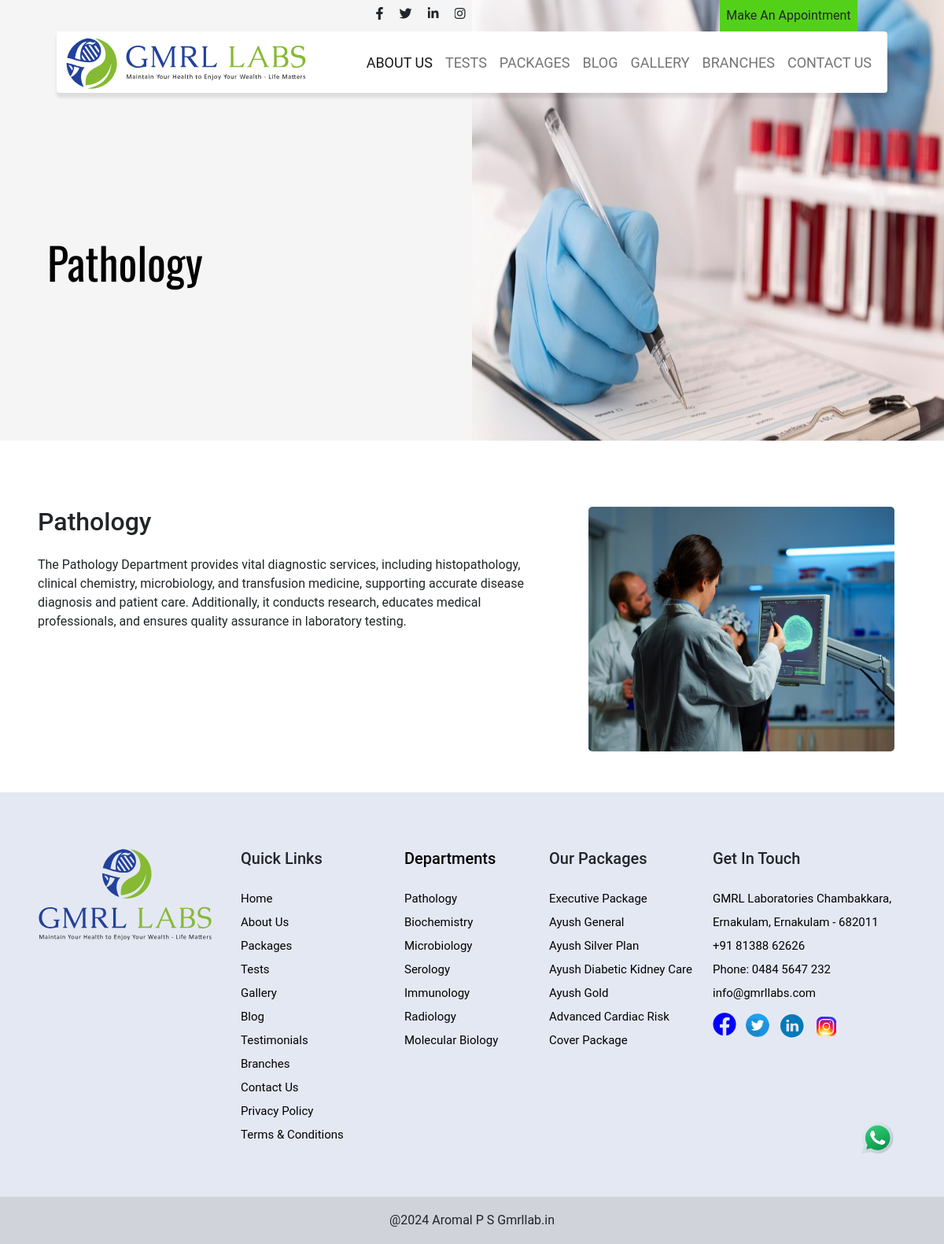
The page /frondpage/dep_detail/1 on the database its author committed.
### frondpage/models.py (models this page shows, shortened)
class Departments(models.Model):
    dep_name=models.CharField(max_length=150,unique=True)
    dep_image=models.ImageField(upload_to='department/')
    dep_decrption=models.TextField()
    dep_detail_banner=models.ImageField(upload_to='departmentbanner/')

class TestPackage(models.Model):
    package_name = models.CharField(max_length=200, unique=True)
    price = models.DecimalField(max_digits=10, decimal_places=2)
    image = models.ImageField(upload_to='testpackage')
    tests = models.TextField(help_text='Enter test names separated by commas')
    description=models.TextField()

### frondpage/views.py (the view)
# urls.py: path('dep_detail/<int:id>',views.Each_dep_detail,name='E_dep_detail'),
def Each_dep_detail(req,id):
    dep_detail=Departments.objects.get(id=id)
    return render(req,"each_dep_details.html",{'dep_detail':dep_detail})

### labapp/context_processors.py (called while the page is built)
def Testpackages(req):
    test_packages=TestPackage.objects.all()
    return dict(test_packages=test_packages)

def Test(req):
    test=Tests.objects.all()
    return dict(test=test)

def Ourtests(req):
    ourtests=Our_Tests.objects.all()
    return dict(ourtests=ourtests)

def Ourtestinomial(req):
    testinomial=OurTestinomials.objects.all()
    return dict(testinomial=testinomial)

def Department(req):
    dept=Departments.objects.all()
    return dict(dept=dept)

def NewsandEvent(req):
    news=News_and_events.objects.all()
    return dict(news=news)

def Blog(req):
    blog=Blogs.objects.all()
    return dict(blog=blog)

def Blog_detail(req):
    blog_detail=Blog_details.objects.all()
    return dict(blog_detail=blog_detail)

def Gallerys (req):
    gallery=Gallery.objects.all()
    return dict(gallery=gallery)

def Branch(req):
    branch=Branches.objects.all()
    return dict(branch=branch)

def Privacyandpolicy(req):
    privacy=Privacy.objects.all()
    return dict(privacy=privacy)

def TermsandCondition(req):
    terms=TermsandConditions.objects.all()
    return dict(terms=terms)

def About(req):
    about=AboutUs.objects.all()
    return dict(about=about)

### templates/each_dep_details.html (shortened to what this page needs)
{% extends "base.html" %}
{% load static %}
{% block content %}
<div class=" main1 main1_package overflow-hidden">
    <div class="container-fluid  p-0 ">
        <div class="row main_row ">
            <div class="col-12 page_package w-100">
                <div class="row w-100 p-0 m-0">
                    <div class="col-md-6 col-12  package_col1 p-0">
                        <div class="package_text2 overflow-hidden">
                            {{dep_detail.dep_name}}
                        </div>
                    </div>
                    <div class="col-md-6 col-12  package_image p-0">
                        <img src="{% static './image/package.jpg' %}" class="d-block w-100" alt="...">
                    </div>
                </div>
            </div>
        </div>
    </div>
</div>
<div class="   pb-5 blog_ditails">
    <div class="container-fluid  main2_contain ">
        <div class="row main2_row1 overflow-hidden">
            <div class="col-md-7 col-12 main2_column2  my-1 ps-5 overflow-hidden">
                <p class="h2">
                    {{ dep_detail.dep_name }}
                </p>
                <p class="pt-3 ">
                    {{ dep_detail.dep_decrption }}
                </p>
            </div>
            <div class="col-md-5 col-12 main2_column1 p-0 my-1  overflow-hidden">
                <div class="row">
                    <div class="col-12 ">
                        <div class="blog_detail_image overflow-hidden ms-md-5 ms-0">
                            <img src="{{ dep_detail.dep_detail_banner.url }}" alt="">
                        </div>
                    </div>
                </div>
            </div>
        </div>
    </div>
</div>
{% endblock %}

### templates/nav_and_footer/footer.html (shortened to what this page needs)
{% load static %}
<div class="footer  pt-2">
    <div class="container footer_contain pt-5">
        <div class="row footer_row1 mx-auto pt-3">
            <div class="col-lg-3 mb-lg-0 mb-5 text-lg-none text-center  footer_col1">
                <img src="{% static './icons/gmrl-footer-logo.svg' %}" alt="" width="220">
            </div>
            <div class="footercolum1 col-6  col-lg-2 col-md-5 ps-lg-0 ps-5">
                <h5 class="pb-3">Quick Links</h5>
                <ul class="p-0">
                    <a href="{% url 'home' %}">
                        <li>Home</li>
                    </a>
                    <a href="{% url 'aboutus' %}">
                        <li>About Us</li>
                    </a>
                    <a href="{% url 'package' %}">
                        <li>Packages</li>
                    </a>
                    <a href="{% url 'frond:tests' %}">
                        <li>Tests</li>
                    </a>
                    <a href="{% url 'gallery' %}">
                        <li>Gallery</li>
                    </a>
                    <a href="{% url 'blog' %}">
                        <li>Blog</li>
                    </a>
                    <a href="#">
                        <li>Testimonials</li>
                    </a>
                    <a href="{% url 'branch' %}">
                        <li>Branches</li>
                    </a>
                    <a href="{% url 'form:contactform' %}">
                        <li>Contact Us</li>
                    </a>
                    <a href="{% url 'frond:privacy' %}">
                        <li>Privacy Policy</li>
                    </a>
                    <a href="{% url 'frond:terms' %}">
                        <li>Terms & Conditions</li>
                    </a>
                </ul>
            </div>
            <div class="footercolum2 col-6 col-lg-2 col-md-5  ">
                <h5 class="pb-3"><a href="{% url 'frond:dep_detail' %}">Departments</a></h5>
                <ul class="p-0">
                    {% for i in dept %}
                    <a href="{% url 'frond:E_dep_detail' i.id %}">
                        <li> {{i.dep_name}}</li>
                    </a>
                    {% endfor %}
                </ul>
            </div>
            <div class="footercolum3 col-6 col-lg-2 col-md-5 ps-lg-0 ps-5">
                <h5 class="pb-3">Our Packages</h5>
                <ul class="p-0">
                    {% for i in test_packages %}
                    <a href="{% url 'frond:detailpackage'  i.id %}">
                        <li>{{i.package_name}}</li>
                    </a>
                    {% endfor %}
                </ul>
            </div>
            <div class="footercolum4 col-6 col-lg-3 col-md-5 ">
                <h5 class="pb-3">Get In Touch</h5>
                <ul class="p-0">
                    <a href="{% url 'form:contactform' %}">
                        <li> GMRL Laboratories Chambakkara, Ernakulam, Ernakulam - 682011</li>
                    </a>
                    <a href="tel:+91 81388 6262">
                        <li> +91 81388 62626</li>
                    </a>
                    <a href="tel:0484 5647 232">
                        <li> Phone: 0484 5647 232</li>
                    </a>
                    <a href="mailto:info@gmrllabs.com">
                        <li> info@gmrllabs.com</li>
                    </a>
                    <span class="footer_icon">
                        <div class="row text-center">
                            <div class="col-1" style="width:42px">
                                <i class="fab fa-facebook "></i>
                            </div>
                            <div class="col-1 " style="width:42px; padding-top:11px;">
                            </div>
                            <div class="col-1" style=" width:44px; padding-top:10px;">
                            </div>
                            <div class="col-1" style=" width:44px; padding-top:10px;">
                            </div>
                        </div>
                    </span>
                </ul>
            </div>
        </div>
    </div>
    <div class="container-fluid">
        <div class="row">
            <div class="copyright col-12 mt-5 ">
                <a class="text-decoration-none text-dark " href=""> @2024 Aromal P S Gmrllab.in </a>
            </div>
        </div>
    </div>
</div>

### static/css/style.css (style rules this page uses)
* { overflow-x: hidden !important; }
html, body { margin: 0 !important; padding: 0 !important; box-sizing: border-box !important; height: fit-content !important; }
.container { max-width: 1240px !important }
body { position: relative; font-family: 'Roboto', sans-serif !important; }
a { text-decoration: none !important; transition-duration: 0.3s !important; }
.main2_contain { height: 100% !important; }

### static/css/navbar.css (style rules this page uses)
html, body { margin: 0 !important; padding: 0 !important; box-sizing: border-box !important; height: fit-content !important; }
body { position: relative; font-family: 'Roboto', sans-serif !important; }
.container { max-width: 1240px !important }
a { text-decoration: none !important; transition-duration: 0.3s !important; }

### static/css/footer.css (style rules this page uses)
.footer { background-color: #e4e8f3; }
.footer ul li { list-style-type: none; line-height: 30px; font-size: 15px; }
.copyright { display: flex; align-items: center; justify-content: center; background-color: #d0d3da; height: 60px; }
.footer_icon i { padding-top: 10px; font-size: 30px; color: blue; }
.footer_icon .tweeter { padding: 0; height: 30px; width: 30px; }
.footer_icon .linkedin { width: 33px; }
.footer_icon .instagram_footer { padding-top: 1px; width: 33px; }
.footer_row1 a { color: black; }

### static/css/about.css (style rules this page uses)
.container { max-width: 1240px !important }
.main2_contain { height: 100% !important; }

### static/css/gallery.css (style rules this page uses)
.container { max-width: 1240px !important; }

### static/css/branches.css (style rules this page uses)
.container { max-width: 1240px !important; }
.container { max-width: 1240px !important }

### static/css/package.css (style rules this page uses)
.container { max-width: 1240px !important; }
.page_package { position: absolute; padding: 0; margin: 0; top: 0%; right: 0; z-index: -1; width: 100vw !important; height: 100%; }
.package_col1 { position: relative; height: 70vh; background-color: rgba(202, 200, 200, 0.192); }
.package_text2 { position: absolute; bottom: 33%; left: 10%; font-size: 56px; color: black; font-family: 'Oswald', sans-serif !important; }
.package_image img { height: 70vh; }

### static/css/blog.css (style rules this page uses)
.container { max-width: 1240px !important }
.blog_detail_image { width: 389px !important; height: 311px !important; }
.blog_detail_image img { border-radius: 5px; width: 389px; height: 311px; background-size: contain !important; }

### static/css/contactus.css (style rules this page uses)
.container { max-width: 1240px !important }

### static/css/tests.css (style rules this page uses)
.container { max-width: 1240px !important }
.main2_contain { height: 100% !important; }

### rows shown on the page
Departments: dep_name "Pathology", dep_decrption "The Pathology Department provides vital diagnostic services, including histopathology, clinical chemistry, microbiology, and transfusion medicine, supporting accurate disease diagnosis and patient care. Additionally, it conducts research, educates medical professionals, and ensures quality assurance in laboratory testing.", dep_detail_banner (picture)
Departments: dep_name "Biochemistry"
Departments: dep_name "Microbiology"
Departments: dep_name "Serology"
Departments: dep_name "Immunology"
Departments: dep_name "Radiology"
Departments: dep_name "Molecular Biology"
TestPackage: package_name "Executive Package"
TestPackage: package_name "Ayush General"
TestPackage: package_name "Ayush Silver Plan"
TestPackage: package_name "Ayush Diabetic Kidney Care"
TestPackage: package_name "Ayush Gold"
TestPackage: package_name "Advanced Cardiac Risk Cover Package"
